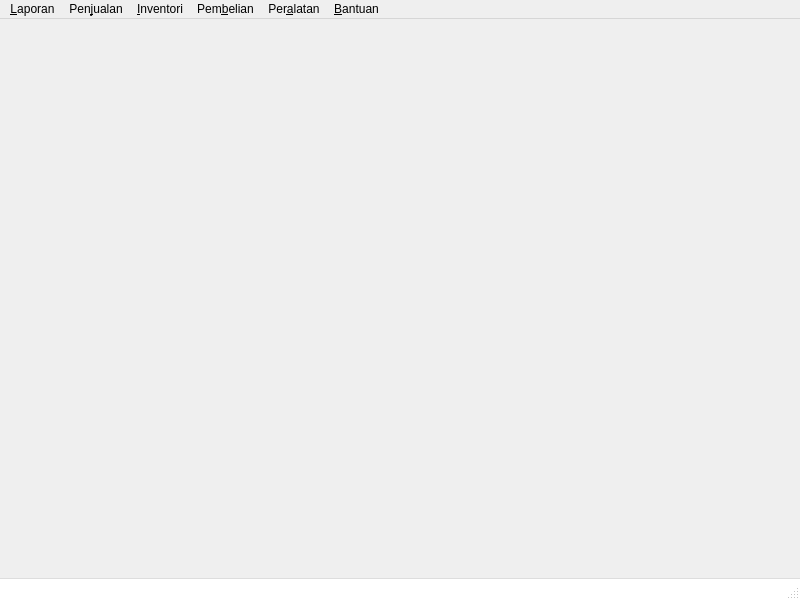
<?xml version="1.0" encoding="UTF-8"?>
<ui version="4.0">
 <class>MainWindow</class>
 <widget class="QMainWindow" name="MainWindow">
  <property name="geometry">
   <rect>
    <x>0</x>
    <y>0</y>
    <width>800</width>
    <height>600</height>
   </rect>
  </property>
  <property name="windowTitle">
   <string>Simple POS</string>
  </property>
  <property name="styleSheet">
   <string notr="true">QStatusBar {
  background: #fff;
  border-top:1px solid #ddd;
}</string>
  </property>
  <widget class="QWidget" name="centralwidget"/>
  <widget class="QStatusBar" name="statusbar"/>
  <widget class="QMenuBar" name="menuBar">
   <property name="geometry">
    <rect>
     <x>0</x>
     <y>0</y>
     <width>800</width>
     <height>22</height>
    </rect>
   </property>
   <property name="nativeMenuBar">
    <bool>false</bool>
   </property>
   <widget class="QMenu" name="reportsMenu">
    <property name="title">
     <string>&amp;Laporan</string>
    </property>
    <addaction name="reportSalesDetailDailyAction"/>
    <addaction name="reportSalesDetailAction"/>
    <addaction name="reportMonthlySalesAction"/>
   </widget>
   <widget class="QMenu" name="settingsMenu">
    <property name="title">
     <string>Per&amp;alatan</string>
    </property>
    <addaction name="calculatorAction"/>
    <addaction name="settingsAction"/>
    <addaction name="manageUsersAction"/>
   </widget>
   <widget class="QMenu" name="salesMenu">
    <property name="title">
     <string>Pen&amp;jualan</string>
    </property>
    <addaction name="salesAction"/>
    <addaction name="salesReturnAction"/>
    <addaction name="separator"/>
    <addaction name="customerAction"/>
   </widget>
   <widget class="QMenu" name="purchasingMenu">
    <property name="title">
     <string>Pem&amp;belian</string>
    </property>
    <addaction name="purchasingAction"/>
    <addaction name="purchasingReturnAction"/>
    <addaction name="separator"/>
    <addaction name="supplierAction"/>
   </widget>
   <widget class="QMenu" name="inventoryMenu">
    <property name="title">
     <string>&amp;Inventori</string>
    </property>
    <addaction name="productAction"/>
    <addaction name="productCategoryAction"/>
    <addaction name="separator"/>
    <addaction name="stockAdjustmentAction"/>
    <addaction name="stockHistoryAction"/>
   </widget>
   <widget class="QMenu" name="aboutMenu">
    <property name="tearOffEnabled">
     <bool>false</bool>
    </property>
    <property name="title">
     <string>&amp;Bantuan</string>
    </property>
    <addaction name="aboutAction"/>
   </widget>
   <addaction name="reportsMenu"/>
   <addaction name="salesMenu"/>
   <addaction name="inventoryMenu"/>
   <addaction name="purchasingMenu"/>
   <addaction name="settingsMenu"/>
   <addaction name="aboutMenu"/>
  </widget>
  <action name="settingsAction">
   <property name="text">
    <string>Peng&amp;aturan</string>
   </property>
  </action>
  <action name="reportSalesDetailDailyAction">
   <property name="text">
    <string>Laporan Rincian Penjualan Harian</string>
   </property>
  </action>
  <action name="reportSalesDetailAction">
   <property name="text">
    <string>Laporan Rekap Penjualan Harian</string>
   </property>
  </action>
  <action name="reportMonthlySalesAction">
   <property name="text">
    <string>Laporan Rekap Penjualan Bulanan</string>
   </property>
  </action>
  <action name="salesAction">
   <property name="text">
    <string>Pen&amp;jualan</string>
   </property>
  </action>
  <action name="salesReturnAction">
   <property name="text">
    <string>&amp;Retur Penjualan</string>
   </property>
  </action>
  <action name="productAction">
   <property name="text">
    <string>&amp;Produk</string>
   </property>
  </action>
  <action name="productCategoryAction">
   <property name="text">
    <string>&amp;Kategori Produk</string>
   </property>
  </action>
  <action name="stockAdjustmentAction">
   <property name="text">
    <string>Penyesuaian &amp;Stok</string>
   </property>
  </action>
  <action name="stockHistoryAction">
   <property name="text">
    <string>&amp;Riwayat Stok</string>
   </property>
  </action>
  <action name="aboutAction">
   <property name="text">
    <string>&amp;Tentang Simple POS</string>
   </property>
  </action>
  <action name="action_Beranda">
   <property name="text">
    <string>&amp;Beranda</string>
   </property>
   <property name="font">
    <font/>
   </property>
  </action>
  <action name="action_Beranda_2">
   <property name="text">
    <string>&amp;Beranda</string>
   </property>
  </action>
  <action name="purchasingAction">
   <property name="text">
    <string>Pem&amp;belian</string>
   </property>
  </action>
  <action name="purchasingReturnAction">
   <property name="text">
    <string>&amp;Retur Pembelian</string>
   </property>
  </action>
  <action name="supplierAction">
   <property name="text">
    <string>Pemasok</string>
   </property>
  </action>
  <action name="customerAction">
   <property name="text">
    <string>Pelanggan</string>
   </property>
  </action>
  <action name="calculatorAction">
   <property name="text">
    <string>&amp;Kalkulator</string>
   </property>
  </action>
  <action name="action_Printer">
   <property name="text">
    <string>Pengaturan &amp;Printer</string>
   </property>
  </action>
  <action name="manageUsersAction">
   <property name="text">
    <string>Kelola &amp;Pengguna</string>
   </property>
  </action>
 </widget>
 <resources/>
 <connections/>
</ui>
